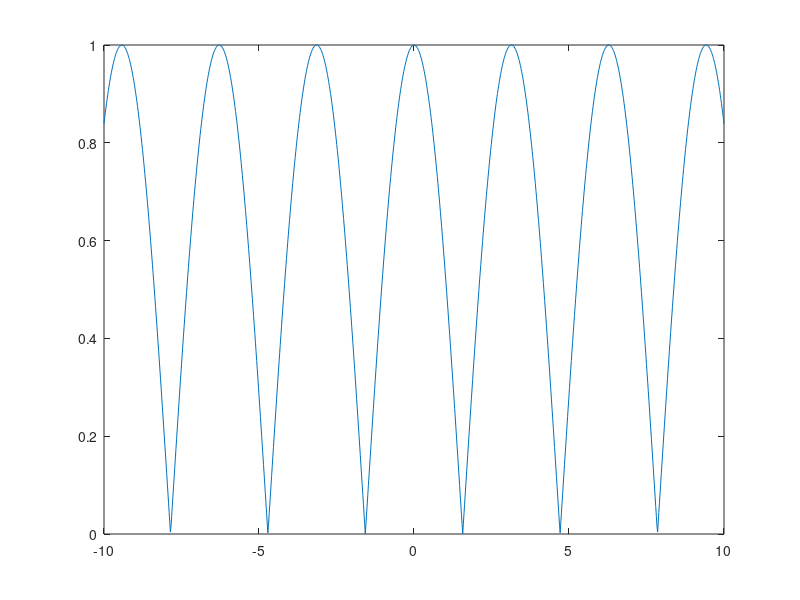

The MATLAB script that drew this image:
clear;
n = 1000;
x = linspace(-10, 10, n);
y = cos(x);
s = sign(y);
plot(x, s .* y);

saveas(gcf, 'S.A.Abdulla_22000021_4.png');
